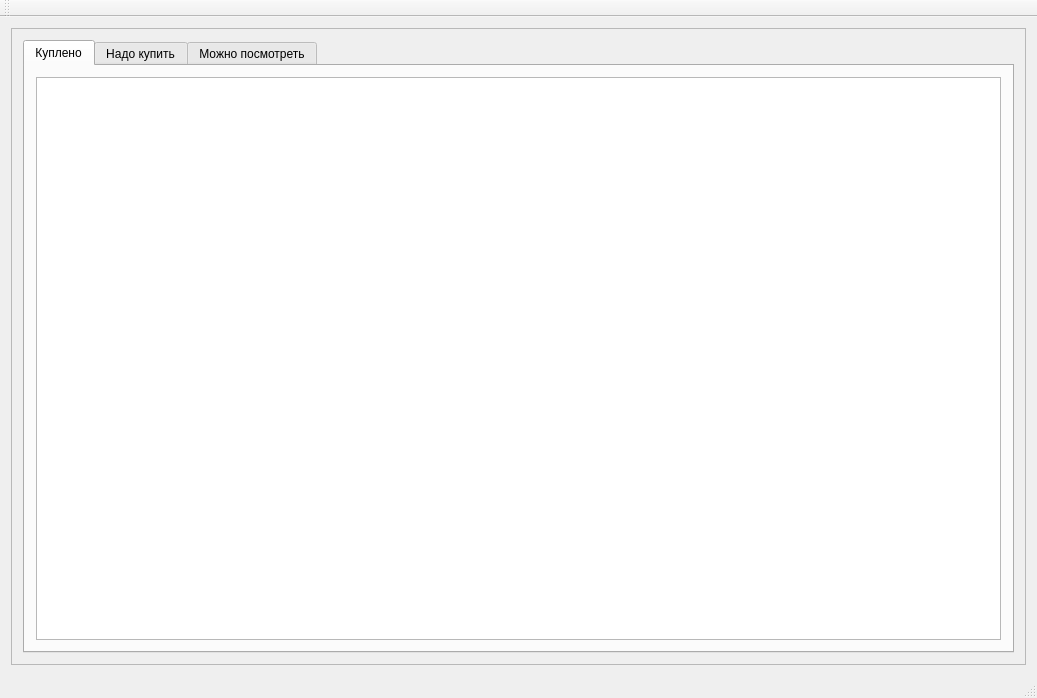
<?xml version="1.0" encoding="UTF-8"?>
<ui version="4.0">
 <class>scavengerClass</class>
 <widget class="QMainWindow" name="scavengerClass">
  <property name="geometry">
   <rect>
    <x>0</x>
    <y>0</y>
    <width>1037</width>
    <height>698</height>
   </rect>
  </property>
  <property name="windowTitle">
   <string>scavenger</string>
  </property>
  <widget class="QWidget" name="centralWidget">
   <layout class="QVBoxLayout" name="verticalLayout">
    <item>
     <widget class="QFrame" name="frame">
      <property name="frameShape">
       <enum>QFrame::StyledPanel</enum>
      </property>
      <property name="frameShadow">
       <enum>QFrame::Raised</enum>
      </property>
      <layout class="QVBoxLayout" name="verticalLayout_2">
       <item>
        <widget class="QTabWidget" name="tabWidget">
         <property name="currentIndex">
          <number>0</number>
         </property>
         <widget class="QWidget" name="tab">
          <attribute name="title">
           <string>Куплено</string>
          </attribute>
          <layout class="QVBoxLayout" name="verticalLayout_5">
           <item>
            <widget class="QTableWidget" name="tableWidget_2"/>
           </item>
          </layout>
         </widget>
         <widget class="QWidget" name="tab_2">
          <attribute name="title">
           <string>Надо купить</string>
          </attribute>
          <layout class="QVBoxLayout" name="verticalLayout_4">
           <item>
            <widget class="QTableWidget" name="tableWidget"/>
           </item>
          </layout>
         </widget>
         <widget class="QWidget" name="tab_3">
          <attribute name="title">
           <string>Можно посмотреть</string>
          </attribute>
          <layout class="QVBoxLayout" name="verticalLayout_3">
           <item>
            <widget class="QTableView" name="tableView"/>
           </item>
          </layout>
         </widget>
        </widget>
       </item>
      </layout>
     </widget>
    </item>
   </layout>
  </widget>
  <widget class="QMenuBar" name="menuBar">
   <property name="geometry">
    <rect>
     <x>0</x>
     <y>0</y>
     <width>1037</width>
     <height>21</height>
    </rect>
   </property>
  </widget>
  <widget class="QToolBar" name="mainToolBar">
   <attribute name="toolBarArea">
    <enum>TopToolBarArea</enum>
   </attribute>
   <attribute name="toolBarBreak">
    <bool>false</bool>
   </attribute>
  </widget>
  <widget class="QStatusBar" name="statusBar"/>
 </widget>
 <layoutdefault spacing="6" margin="11"/>
 <resources>
  <include location="scavenger.qrc"/>
 </resources>
 <connections/>
</ui>
